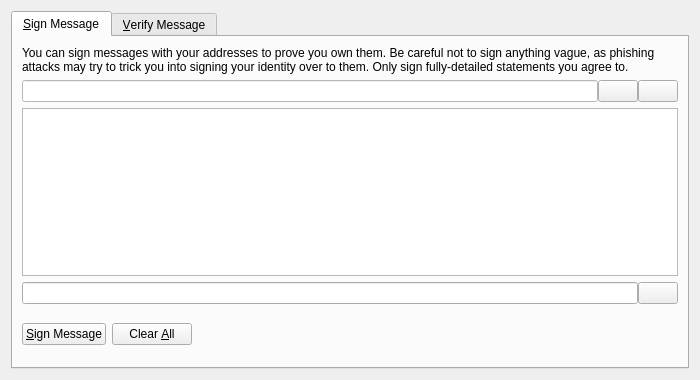
<?xml version="1.0" encoding="UTF-8"?>
<ui version="4.0">
 <class>SignVerifyMessageDialog</class>
 <widget class="QDialog" name="SignVerifyMessageDialog">
  <property name="geometry">
   <rect>
    <x>0</x>
    <y>0</y>
    <width>700</width>
    <height>380</height>
   </rect>
  </property>
  <property name="windowTitle">
   <string>Signatures - Sign / Verify a Message</string>
  </property>
  <property name="styleSheet">
   <string notr="true"/>
  </property>
  <property name="modal">
   <bool>true</bool>
  </property>
  <layout class="QVBoxLayout" name="verticalLayout">
   <item>
    <widget class="QTabWidget" name="tabWidget">
     <property name="styleSheet">
      <string notr="true">QListView { background: transparent; }</string>
     </property>
     <property name="currentIndex">
      <number>0</number>
     </property>
     <widget class="QWidget" name="tabSignMessage">
      <attribute name="title">
       <string>&amp;Sign Message</string>
      </attribute>
      <layout class="QVBoxLayout" name="verticalLayout_SM">
       <item>
        <widget class="QLabel" name="infoLabel_SM">
         <property name="text">
          <string>You can sign messages with your addresses to prove you own them. Be careful not to sign anything vague, as phishing attacks may try to trick you into signing your identity over to them. Only sign fully-detailed statements you agree to.</string>
         </property>
         <property name="textFormat">
          <enum>Qt::PlainText</enum>
         </property>
         <property name="wordWrap">
          <bool>true</bool>
         </property>
        </widget>
       </item>
       <item>
        <layout class="QHBoxLayout" name="horizontalLayout_1_SM">
         <property name="spacing">
          <number>0</number>
         </property>
         <item>
          <widget class="QValidatedLineEdit" name="addressIn_SM">
           <property name="toolTip">
            <string>The address to sign the message with (e.g. F96m4dNBqCLh7ZYceQnLG7uPuva5mochZK)</string>
           </property>
           <property name="styleSheet">
            <string notr="true">background-color: rgb(255, 255, 255);</string>
           </property>
           <property name="maxLength">
            <number>34</number>
           </property>
          </widget>
         </item>
         <item>
          <widget class="QPushButton" name="addressBookButton_SM">
           <property name="toolTip">
            <string>Choose an address from the address book</string>
           </property>
           <property name="text">
            <string/>
           </property>
           <property name="icon">
            <iconset>
             <normaloff>:/icons/address-book</normaloff>:/icons/address-book</iconset>
           </property>
           <property name="shortcut">
            <string>Alt+A</string>
           </property>
           <property name="autoDefault">
            <bool>false</bool>
           </property>
          </widget>
         </item>
         <item>
          <widget class="QPushButton" name="pasteButton_SM">
           <property name="toolTip">
            <string>Paste address from clipboard</string>
           </property>
           <property name="text">
            <string/>
           </property>
           <property name="icon">
            <iconset>
             <normaloff>:/icons/editpaste</normaloff>:/icons/editpaste</iconset>
           </property>
           <property name="shortcut">
            <string>Alt+P</string>
           </property>
           <property name="autoDefault">
            <bool>false</bool>
           </property>
          </widget>
         </item>
        </layout>
       </item>
       <item>
        <widget class="QPlainTextEdit" name="messageIn_SM">
         <property name="toolTip">
          <string>Enter the message you want to sign here</string>
         </property>
         <property name="styleSheet">
          <string notr="true">QListView { background: transparent; }</string>
         </property>
        </widget>
       </item>
       <item>
        <layout class="QHBoxLayout" name="horizontalLayout_2_SM">
         <property name="spacing">
          <number>0</number>
         </property>
         <item>
          <widget class="QLineEdit" name="signatureOut_SM">
           <property name="font">
            <font>
             <italic>true</italic>
            </font>
           </property>
           <property name="styleSheet">
            <string notr="true">QListView { background: transparent; }</string>
           </property>
           <property name="readOnly">
            <bool>true</bool>
           </property>
          </widget>
         </item>
         <item>
          <widget class="QPushButton" name="copySignatureButton_SM">
           <property name="toolTip">
            <string>Copy the current signature to the system clipboard</string>
           </property>
           <property name="text">
            <string/>
           </property>
           <property name="icon">
            <iconset>
             <normaloff>:/icons/editcopy</normaloff>:/icons/editcopy</iconset>
           </property>
           <property name="autoDefault">
            <bool>false</bool>
           </property>
          </widget>
         </item>
        </layout>
       </item>
       <item>
        <layout class="QHBoxLayout" name="horizontalLayout_3_SM">
         <item>
          <widget class="QPushButton" name="signMessageButton_SM">
           <property name="toolTip">
            <string>Sign the message to prove you own this dyor address</string>
           </property>
           <property name="styleSheet">
            <string notr="true"/>
           </property>
           <property name="text">
            <string>&amp;Sign Message</string>
           </property>
           <property name="icon">
            <iconset>
             <normaloff>:/icons/edit</normaloff>:/icons/edit</iconset>
           </property>
           <property name="autoDefault">
            <bool>false</bool>
           </property>
          </widget>
         </item>
         <item>
          <widget class="QPushButton" name="clearButton_SM">
           <property name="toolTip">
            <string>Reset all sign message fields</string>
           </property>
           <property name="styleSheet">
            <string notr="true"/>
           </property>
           <property name="text">
            <string>Clear &amp;All</string>
           </property>
           <property name="icon">
            <iconset>
             <normaloff>:/icons/remove</normaloff>:/icons/remove</iconset>
           </property>
           <property name="autoDefault">
            <bool>false</bool>
           </property>
          </widget>
         </item>
         <item>
          <spacer name="horizontalSpacer_1_SM">
           <property name="orientation">
            <enum>Qt::Horizontal</enum>
           </property>
           <property name="sizeHint" stdset="0">
            <size>
             <width>40</width>
             <height>48</height>
            </size>
           </property>
          </spacer>
         </item>
         <item>
          <widget class="QLabel" name="statusLabel_SM">
           <property name="font">
            <font>
             <weight>75</weight>
             <bold>true</bold>
            </font>
           </property>
           <property name="text">
            <string/>
           </property>
           <property name="wordWrap">
            <bool>true</bool>
           </property>
          </widget>
         </item>
         <item>
          <spacer name="horizontalSpacer_2_SM">
           <property name="orientation">
            <enum>Qt::Horizontal</enum>
           </property>
           <property name="sizeHint" stdset="0">
            <size>
             <width>40</width>
             <height>48</height>
            </size>
           </property>
          </spacer>
         </item>
        </layout>
       </item>
      </layout>
     </widget>
     <widget class="QWidget" name="tabVerifyMessage">
      <attribute name="title">
       <string>&amp;Verify Message</string>
      </attribute>
      <layout class="QVBoxLayout" name="verticalLayout_VM">
       <item>
        <widget class="QLabel" name="infoLabel_VM">
         <property name="text">
          <string>Enter the signing address, message (ensure you copy line breaks, spaces, tabs, etc. exactly) and signature below to verify the message. Be careful not to read more into the signature than what is in the signed message itself, to avoid being tricked by a man-in-the-middle attack.</string>
         </property>
         <property name="textFormat">
          <enum>Qt::PlainText</enum>
         </property>
         <property name="alignment">
          <set>Qt::AlignLeading|Qt::AlignLeft|Qt::AlignTop</set>
         </property>
         <property name="wordWrap">
          <bool>true</bool>
         </property>
        </widget>
       </item>
       <item>
        <layout class="QHBoxLayout" name="horizontalLayout_1_VM">
         <property name="spacing">
          <number>0</number>
         </property>
         <item>
          <widget class="QValidatedLineEdit" name="addressIn_VM">
           <property name="toolTip">
            <string>The address the message was signed with (e.g. F96m4dNBqCLh7ZYceQnLG7uPuva5mochZK)</string>
           </property>
           <property name="styleSheet">
            <string notr="true">QListView { background: transparent; }</string>
           </property>
           <property name="maxLength">
            <number>34</number>
           </property>
          </widget>
         </item>
         <item>
          <widget class="QPushButton" name="addressBookButton_VM">
           <property name="toolTip">
            <string>Choose an address from the address book</string>
           </property>
           <property name="text">
            <string/>
           </property>
           <property name="icon">
            <iconset>
             <normaloff>:/icons/address-book</normaloff>:/icons/address-book</iconset>
           </property>
           <property name="shortcut">
            <string>Alt+A</string>
           </property>
           <property name="autoDefault">
            <bool>false</bool>
           </property>
          </widget>
         </item>
        </layout>
       </item>
       <item>
        <widget class="QPlainTextEdit" name="messageIn_VM">
         <property name="styleSheet">
          <string notr="true">QListView { background: transparent; }</string>
         </property>
        </widget>
       </item>
       <item>
        <widget class="QValidatedLineEdit" name="signatureIn_VM">
         <property name="styleSheet">
          <string notr="true">QListView { background: transparent; }</string>
         </property>
        </widget>
       </item>
       <item>
        <layout class="QHBoxLayout" name="horizontalLayout_2_VM">
         <item>
          <widget class="QPushButton" name="verifyMessageButton_VM">
           <property name="toolTip">
            <string>Verify the message to ensure it was signed with the specified dyor address</string>
           </property>
           <property name="styleSheet">
            <string notr="true"/>
           </property>
           <property name="text">
            <string>&amp;Verify Message</string>
           </property>
           <property name="icon">
            <iconset>
             <normaloff>:/icons/transaction_0</normaloff>:/icons/transaction_0</iconset>
           </property>
           <property name="autoDefault">
            <bool>false</bool>
           </property>
          </widget>
         </item>
         <item>
          <widget class="QPushButton" name="clearButton_VM">
           <property name="toolTip">
            <string>Reset all verify message fields</string>
           </property>
           <property name="styleSheet">
            <string notr="true"/>
           </property>
           <property name="text">
            <string>Clear &amp;All</string>
           </property>
           <property name="icon">
            <iconset>
             <normaloff>:/icons/remove</normaloff>:/icons/remove</iconset>
           </property>
           <property name="autoDefault">
            <bool>false</bool>
           </property>
          </widget>
         </item>
         <item>
          <spacer name="horizontalSpacer_1_VM">
           <property name="orientation">
            <enum>Qt::Horizontal</enum>
           </property>
           <property name="sizeHint" stdset="0">
            <size>
             <width>40</width>
             <height>48</height>
            </size>
           </property>
          </spacer>
         </item>
         <item>
          <widget class="QLabel" name="statusLabel_VM">
           <property name="font">
            <font>
             <weight>75</weight>
             <bold>true</bold>
            </font>
           </property>
           <property name="text">
            <string/>
           </property>
           <property name="wordWrap">
            <bool>true</bool>
           </property>
          </widget>
         </item>
         <item>
          <spacer name="horizontalSpacer_2_VM">
           <property name="orientation">
            <enum>Qt::Horizontal</enum>
           </property>
           <property name="sizeHint" stdset="0">
            <size>
             <width>40</width>
             <height>48</height>
            </size>
           </property>
          </spacer>
         </item>
        </layout>
       </item>
      </layout>
     </widget>
    </widget>
   </item>
  </layout>
 </widget>
 <customwidgets>
  <customwidget>
   <class>QValidatedLineEdit</class>
   <extends>QLineEdit</extends>
   <header>qvalidatedlineedit.h</header>
  </customwidget>
 </customwidgets>
 <resources>
  <include location="../bitcoin.qrc"/>
 </resources>
 <connections/>
</ui>
